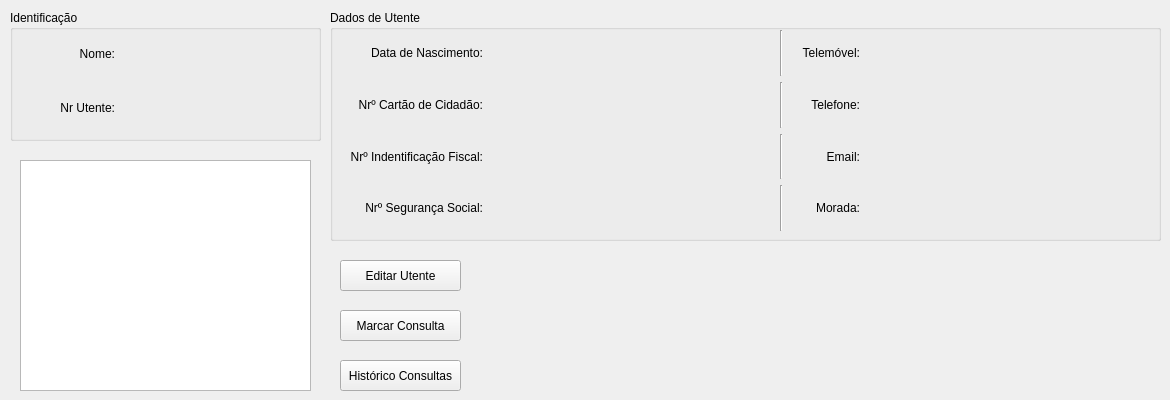
      <widget class="QWidget" name="tab_10">
       <attribute name="title">
        <string>Ficha Utente</string>
       </attribute>
       <widget class="QPushButton" name="sheetPatientEdit">
        <property name="geometry">
         <rect>
          <x>340</x>
          <y>260</y>
          <width>121</width>
          <height>31</height>
         </rect>
        </property>
        <property name="text">
         <string>Editar Utente</string>
        </property>
       </widget>
       <widget class="QPushButton" name="sheetPatientAppointment">
        <property name="geometry">
         <rect>
          <x>340</x>
          <y>310</y>
          <width>121</width>
          <height>31</height>
         </rect>
        </property>
        <property name="text">
         <string>Marcar Consulta</string>
        </property>
       </widget>
       <widget class="QGraphicsView" name="graphicsView">
        <property name="geometry">
         <rect>
          <x>20</x>
          <y>160</y>
          <width>291</width>
          <height>231</height>
         </rect>
        </property>
       </widget>
       <widget class="QGroupBox" name="groupBox_3">
        <property name="geometry">
         <rect>
          <x>330</x>
          <y>10</y>
          <width>831</width>
          <height>231</height>
         </rect>
        </property>
        <property name="title">
         <string>Dados de Utente</string>
        </property>
        <widget class="QWidget" name="gridLayoutWidget">
         <property name="geometry">
          <rect>
           <x>10</x>
           <y>20</y>
           <width>811</width>
           <height>201</height>
          </rect>
         </property>
         <layout class="QGridLayout" name="gridLayout" rowstretch="0,0,0,0" columnstretch="2,4,0,1,4">
          <item row="3" column="3">
           <widget class="QLabel" name="label_58">
            <property name="text">
             <string>Morada:</string>
            </property>
            <property name="alignment">
             <set>Qt::AlignRight|Qt::AlignTrailing|Qt::AlignVCenter</set>
            </property>
           </widget>
          </item>
          <item row="2" column="4">
           <widget class="QLabel" name="sheetPatientEmail">
            <property name="text">
             <string/>
            </property>
           </widget>
          </item>
          <item row="2" column="3">
           <widget class="QLabel" name="label_56">
            <property name="text">
             <string>Email:</string>
            </property>
            <property name="alignment">
             <set>Qt::AlignRight|Qt::AlignTrailing|Qt::AlignVCenter</set>
            </property>
           </widget>
          </item>
          <item row="2" column="1">
           <widget class="QLabel" name="sheetPatientNIF">
            <property name="text">
             <string/>
            </property>
           </widget>
          </item>
          <item row="3" column="4">
           <widget class="QLabel" name="sheetPatientAddress">
            <property name="text">
             <string/>
            </property>
           </widget>
          </item>
          <item row="2" column="0">
           <widget class="QLabel" name="label_46">
            <property name="text">
             <string>Nrº Indentificação Fiscal:</string>
            </property>
            <property name="alignment">
             <set>Qt::AlignRight|Qt::AlignTrailing|Qt::AlignVCenter</set>
            </property>
           </widget>
          </item>
          <item row="0" column="0">
           <widget class="QLabel" name="label_45">
            <property name="autoFillBackground">
             <bool>false</bool>
            </property>
            <property name="text">
             <string>Data de Nascimento:</string>
            </property>
            <property name="alignment">
             <set>Qt::AlignRight|Qt::AlignTrailing|Qt::AlignVCenter</set>
            </property>
           </widget>
          </item>
          <item row="0" column="1">
           <widget class="QLabel" name="sheetPatientDate">
            <property name="text">
             <string/>
            </property>
           </widget>
          </item>
          <item row="3" column="0">
           <widget class="QLabel" name="label_41">
            <property name="text">
             <string>Nrº Segurança Social:</string>
            </property>
            <property name="alignment">
             <set>Qt::AlignRight|Qt::AlignTrailing|Qt::AlignVCenter</set>
            </property>
           </widget>
          </item>
          <item row="3" column="1">
           <widget class="QLabel" name="sheetPatientSocialNr">
            <property name="text">
             <string/>
            </property>
           </widget>
          </item>
          <item row="1" column="1">
           <widget class="QLabel" name="sheetPatientIDNr">
            <property name="text">
             <string/>
            </property>
           </widget>
          </item>
          <item row="0" column="3">
           <widget class="QLabel" name="label_52">
            <property name="text">
             <string>Telemóvel:</string>
            </property>
            <property name="alignment">
             <set>Qt::AlignRight|Qt::AlignTrailing|Qt::AlignVCenter</set>
            </property>
           </widget>
          </item>
          <item row="0" column="4">
           <widget class="QLabel" name="sheetPatientMobileNr">
            <property name="text">
             <string/>
            </property>
           </widget>
          </item>
          <item row="1" column="3">
           <widget class="QLabel" name="label_54">
            <property name="text">
             <string>Telefone:</string>
            </property>
            <property name="alignment">
             <set>Qt::AlignRight|Qt::AlignTrailing|Qt::AlignVCenter</set>
            </property>
           </widget>
          </item>
          <item row="1" column="4">
           <widget class="QLabel" name="sheetPatientPhoneNr">
            <property name="text">
             <string/>
            </property>
           </widget>
          </item>
          <item row="1" column="0">
           <widget class="QLabel" name="label_50">
            <property name="text">
             <string>Nrº Cartão de Cidadão:</string>
            </property>
            <property name="alignment">
             <set>Qt::AlignRight|Qt::AlignTrailing|Qt::AlignVCenter</set>
            </property>
           </widget>
          </item>
          <item row="0" column="2">
           <widget class="Line" name="line">
            <property name="orientation">
             <enum>Qt::Vertical</enum>
            </property>
           </widget>
          </item>
          <item row="2" column="2">
           <widget class="Line" name="line_2">
            <property name="orientation">
             <enum>Qt::Vertical</enum>
            </property>
           </widget>
          </item>
          <item row="1" column="2">
           <widget class="Line" name="line_3">
            <property name="orientation">
             <enum>Qt::Vertical</enum>
            </property>
           </widget>
          </item>
          <item row="3" column="2">
           <widget class="Line" name="line_4">
            <property name="orientation">
             <enum>Qt::Vertical</enum>
            </property>
           </widget>
          </item>
         </layout>
        </widget>
       </widget>
       <widget class="QGroupBox" name="groupBox_6">
        <property name="geometry">
         <rect>
          <x>10</x>
          <y>10</y>
          <width>311</width>
          <height>131</height>
         </rect>
        </property>
        <property name="title">
         <string>Identificação</string>
        </property>
        <widget class="QWidget" name="gridLayoutWidget_2">
         <property name="geometry">
          <rect>
           <x>10</x>
           <y>20</y>
           <width>291</width>
           <height>101</height>
          </rect>
         </property>
         <layout class="QGridLayout" name="gridLayout_2" columnstretch="1,2">
          <item row="1" column="1">
           <widget class="QLabel" name="sheetPatientNumber">
            <property name="text">
             <string/>
            </property>
           </widget>
          </item>
          <item row="0" column="1">
           <widget class="QLabel" name="sheetPatientName">
            <property name="text">
             <string/>
            </property>
           </widget>
          </item>
          <item row="1" column="0">
           <widget class="QLabel" name="label_62">
            <property name="text">
             <string>Nr Utente:</string>
            </property>
            <property name="alignment">
             <set>Qt::AlignRight|Qt::AlignTrailing|Qt::AlignVCenter</set>
            </property>
           </widget>
          </item>
          <item row="0" column="0">
           <widget class="QLabel" name="label_60">
            <property name="text">
             <string>Nome:</string>
            </property>
            <property name="alignment">
             <set>Qt::AlignRight|Qt::AlignTrailing|Qt::AlignVCenter</set>
            </property>
           </widget>
          </item>
         </layout>
        </widget>
       </widget>
       <widget class="QPushButton" name="sheetPatientAppointmentList">
        <property name="geometry">
         <rect>
          <x>340</x>
          <y>360</y>
          <width>121</width>
          <height>31</height>
         </rect>
        </property>
        <property name="text">
         <string>Histórico Consultas</string>
        </property>
       </widget>
      </widget>
